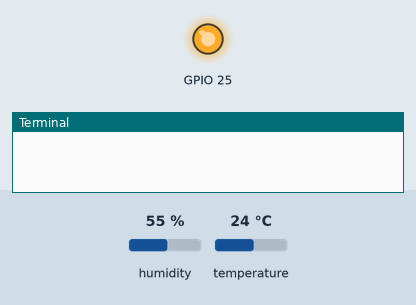
Bench run of a program on a simulated Raspberry Pi (BCM pin numbers). On the bench: output pins drawn as LEDs (lit = HIGH), the last lines printed to the terminal. The test bench sets the inputs (shaded band); at power-on: humidity 55 %, temperature 24 °C. The clock reads 2024-03-15 10:24:30 at power-on unless the program sets it.

Above: at 0.01 s.
At 1.2 s:
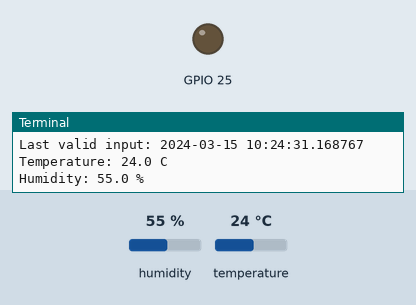
1.3 s: humidity set to 22 %
2.8 s: temperature set to 12 °C
4.3 s: humidity set to 40 %
Timing chart, 0 to 7.3 s (numbered marks = the images above; inputs shaded):
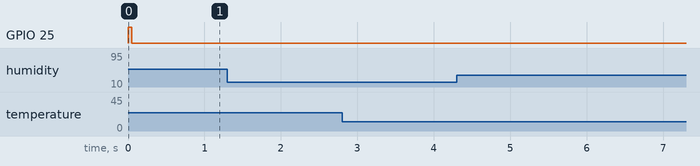

The program:

temp.py
```python
import time
import RPi

import RPi.GPIO as GPIO
import datetime


class DHT11Result:
    'DHT11 sensor result returned by DHT11.read() method'

    ERR_NO_ERROR = 0
    ERR_MISSING_DATA = 1
    ERR_CRC = 2

    error_code = ERR_NO_ERROR
    temperature = -1
    humidity = -1

    def __init__(self, error_code, temperature, humidity):
        self.error_code = error_code
        self.temperature = temperature
        self.humidity = humidity

    def is_valid(self):
        return self.error_code == DHT11Result.ERR_NO_ERROR


class DHT11:
    'DHT11 sensor reader class for Raspberry'

    __pin = 0

    def __init__(self, temp_pin):
        self.__pin = temp_pin

        # initialize GPIO
        GPIO.setwarnings(True)
        GPIO.setmode(GPIO.BCM)

    def read(self):
        RPi.GPIO.setup(self.__pin, RPi.GPIO.OUT)

        # send initial high
        self.__send_and_sleep(RPi.GPIO.HIGH, 0.05)

        # pull down to low
        self.__send_and_sleep(RPi.GPIO.LOW, 0.02)

        # change to input using pull up
        RPi.GPIO.setup(self.__pin, RPi.GPIO.IN, RPi.GPIO.PUD_UP)

        # collect data into an array
        data = self.__collect_input()

        # parse lengths of all data pull up periods
        pull_up_lengths = self.__parse_data_pull_up_lengths(data)

        # if bit count mismatch, return error (4 byte data + 1 byte checksum)
        if len(pull_up_lengths) != 40:
            return DHT11Result(DHT11Result.ERR_MISSING_DATA, 0, 0)

        # calculate bits from lengths of the pull up periods
        bits = self.__calculate_bits(pull_up_lengths)

        # we have the bits, calculate bytes
        the_bytes = self.__bits_to_bytes(bits)

        # calculate checksum and check
        checksum = self.__calculate_checksum(the_bytes)
        if the_bytes[4] != checksum:
            return DHT11Result(DHT11Result.ERR_CRC, 0, 0)

        # ok, we have valid data

        # The meaning of the return sensor values
        # the_bytes[0]: humidity int
        # the_bytes[1]: humidity decimal
        # the_bytes[2]: temperature int
        # the_bytes[3]: temperature decimal

        temperature = the_bytes[2] + float(the_bytes[3]) / 10
        humidity = the_bytes[0] + float(the_bytes[1]) / 10

        return DHT11Result(DHT11Result.ERR_NO_ERROR, temperature, humidity)

    def __send_and_sleep(self, output, sleep):
        RPi.GPIO.output(self.__pin, output)
        time.sleep(sleep)

    def __collect_input(self):
        # collect the data while unchanged found
        unchanged_count = 0

        # this is used to determine where is the end of the data
        max_unchanged_count = 100

        last = -1
        data = []
        while True:
            current = RPi.GPIO.input(self.__pin)
            data.append(current)
            if last != current:
                unchanged_count = 0
                last = current
            else:
                unchanged_count += 1
                if unchanged_count > max_unchanged_count:
                    break

        return data

    def __parse_data_pull_up_lengths(self, data):
        STATE_INIT_PULL_DOWN = 1
        STATE_INIT_PULL_UP = 2
        STATE_DATA_FIRST_PULL_DOWN = 3
        STATE_DATA_PULL_UP = 4
        STATE_DATA_PULL_DOWN = 5

        state = STATE_INIT_PULL_DOWN

        lengths = [] # will contain the lengths of data pull up periods
        current_length = 0 # will contain the length of the previous period

        for i in range(len(data)):

            current = data[i]
            current_length += 1

            if state == STATE_INIT_PULL_DOWN:
                if current == RPi.GPIO.LOW:
                    # ok, we got the initial pull down
                    state = STATE_INIT_PULL_UP
                    continue
                else:
                    continue
            if state == STATE_INIT_PULL_UP:
                if current == RPi.GPIO.HIGH:
                    # ok, we got the initial pull up
                    state = STATE_DATA_FIRST_PULL_DOWN
                    continue
                else:
                    continue
            if state == STATE_DATA_FIRST_PULL_DOWN:
                if current == RPi.GPIO.LOW:
                    # we have the initial pull down, the next will be the data pull up
                    state = STATE_DATA_PULL_UP
                    continue
                else:
                    continue
            if state == STATE_DATA_PULL_UP:
                if current == RPi.GPIO.HIGH:
                    # data pulled up, the length of this pull up will determine whether it is 0 or 1
                    current_length = 0
                    state = STATE_DATA_PULL_DOWN
                    continue
                else:
                    continue
            if state == STATE_DATA_PULL_DOWN:
                if current == RPi.GPIO.LOW:
                    # pulled down, we store the length of the previous pull up period
                    lengths.append(current_length)
                    state = STATE_DATA_PULL_UP
                    continue
                else:
                    continue

        return lengths

    def __calculate_bits(self, pull_up_lengths):
        # find shortest and longest period
        shortest_pull_up = 1000
        longest_pull_up = 0

        for i in range(0, len(pull_up_lengths)):
            length = pull_up_lengths[i]
            if length < shortest_pull_up:
                shortest_pull_up = length
            if length > longest_pull_up:
                longest_pull_up = length

        # use the halfway to determine whether the period it is long or short
        halfway = shortest_pull_up + (longest_pull_up - shortest_pull_up) / 2
        bits = []

        for i in range(0, len(pull_up_lengths)):
            bit = False
            if pull_up_lengths[i] > halfway:
                bit = True
            bits.append(bit)

        return bits

    def __bits_to_bytes(self, bits):
        the_bytes = []
        byte = 0

        for i in range(0, len(bits)):
            byte = byte << 1
            if (bits[i]):
                byte = byte | 1
            else:
                byte = byte | 0
            if ((i + 1) % 8 == 0):
                the_bytes.append(byte)
                byte = 0

        return the_bytes

    def __calculate_checksum(self, the_bytes):
        return the_bytes[0] + the_bytes[1] + the_bytes[2] + the_bytes[3] & 255


if __name__ == "__main__":
    tmp = DHT11(temp_pin=25)
    while True:
        result = tmp.read()
        if result.is_valid():
            print("Last valid input: " + str(datetime.datetime.now()))
            print("Temperature: %-3.1f C" % result.temperature)
            print("Humidity: %-3.1f %%" % result.humidity)

        time.sleep(1)
```
